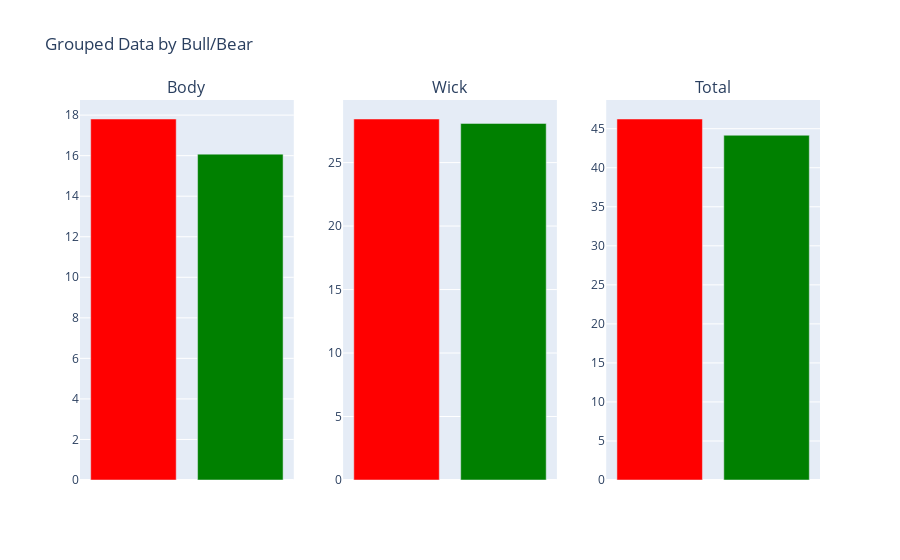

Notebook code for this chart:
### Code cell
plot_grouped_data_plotly(grouped_data_mean)

### Figure 1 — Plotly figure (JSON) as saved in the notebook; plotly's stock layout.template omitted (floating-point values rounded to 4 significant figures)
{"data": [{"marker": {"color": ["red", "green"]}, "name": "Body", "type": "bar", "x": ["Bear", "Bull"], "xaxis": "x", "y": [17.81, 16.07], "yaxis": "y"}, {"marker": {"color": ["red", "green"]}, "name": "Wick", "type": "bar", "x": ["Bear", "Bull"], "xaxis": "x2", "y": [28.43, 28.09], "yaxis": "y2"}, {"marker": {"color": ["red", "green"]}, "name": "Total", "type": "bar", "x": ["Bear", "Bull"], "xaxis": "x3", "y": [46.24, 44.16], "yaxis": "y3"}], "layout": {"annotations": [{"font": {"size": 16}, "showarrow": false, "text": "Body", "x": 0.1444, "xanchor": "center", "xref": "paper", "y": 1, "yanchor": "bottom", "yref": "paper"}, {"font": {"size": 16}, "showarrow": false, "text": "Wick", "x": 0.5, "xanchor": "center", "xref": "paper", "y": 1, "yanchor": "bottom", "yref": "paper"}, {"font": {"size": 16}, "showarrow": false, "text": "Total", "x": 0.8556, "xanchor": "center", "xref": "paper", "y": 1, "yanchor": "bottom", "yref": "paper"}], "showlegend": false, "title": {"text": "Grouped Data by Bull/Bear"}, "xaxis": {"anchor": "y", "domain": [0, 0.2889], "showticklabels": false}, "xaxis2": {"anchor": "y2", "domain": [0.3556, 0.6444], "showticklabels": false}, "xaxis3": {"anchor": "y3", "domain": [0.7111, 1], "showticklabels": false}, "yaxis": {"anchor": "x", "domain": [0, 1]}, "yaxis2": {"anchor": "x2", "domain": [0, 1]}, "yaxis3": {"anchor": "x3", "domain": [0, 1]}}}
